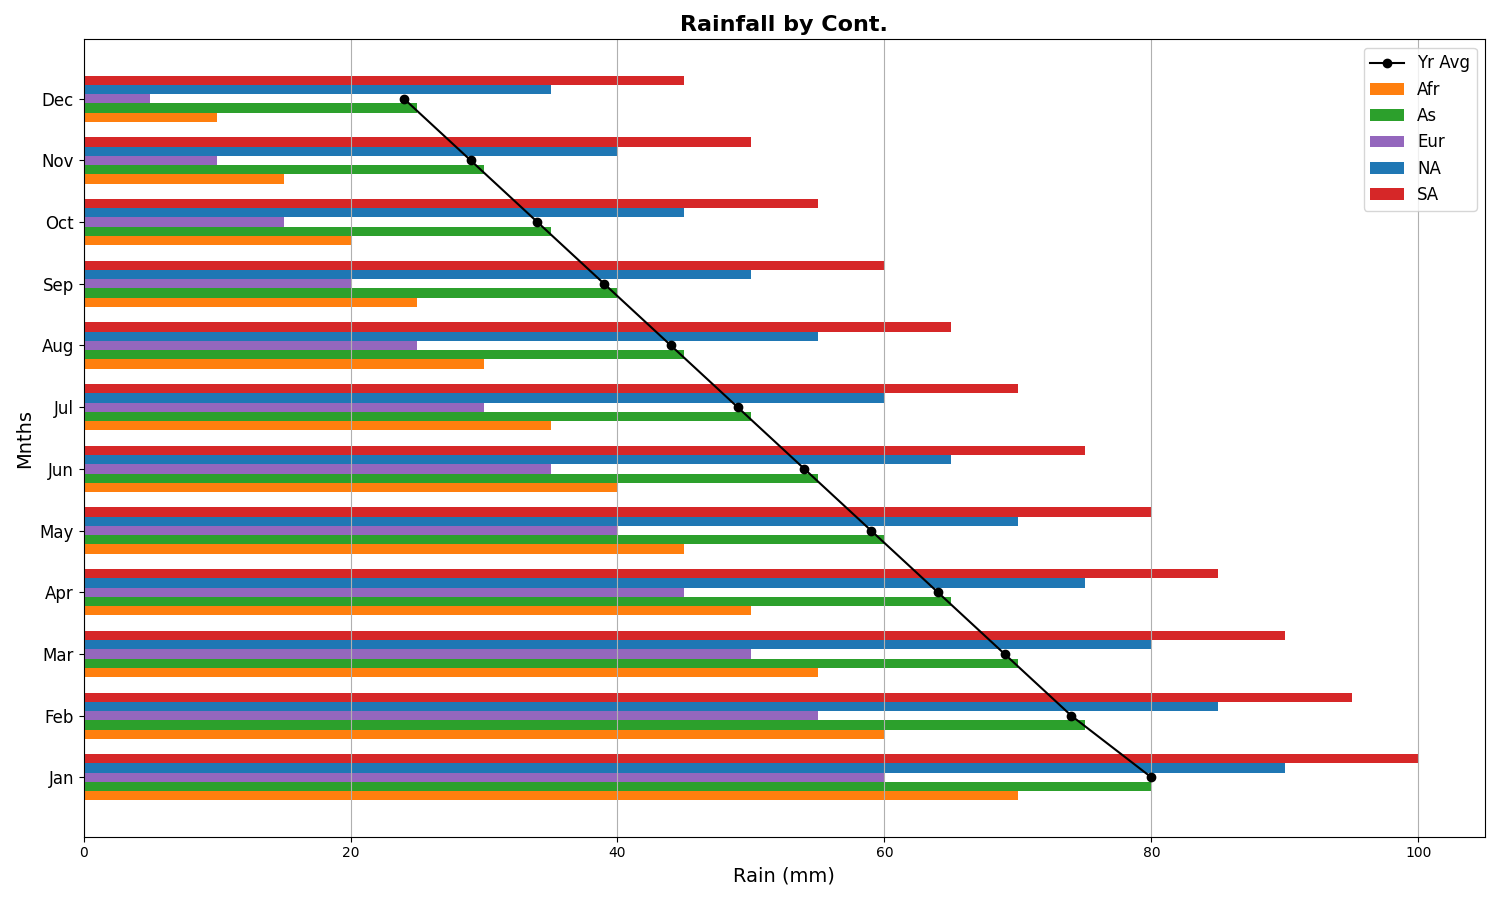

The Python source for this figure:
import numpy as np
import matplotlib.pyplot as plt

continents = ['Afr', 'As', 'Eur', 'NA', 'SA']
months = ['Jan', 'Feb', 'Mar', 'Apr', 'May', 'Jun', 'Jul', 'Aug', 'Sep', 'Oct', 'Nov', 'Dec']

rainfall_data = np.array([
    [70, 60, 55, 50, 45, 40, 35, 30, 25, 20, 15, 10],  # Africa
    [80, 75, 70, 65, 60, 55, 50, 45, 40, 35, 30, 25],  # Asia
    [60, 55, 50, 45, 40, 35, 30, 25, 20, 15, 10, 5],   # Europe
    [90, 85, 80, 75, 70, 65, 60, 55, 50, 45, 40, 35],  # North America
    [100, 95, 90, 85, 80, 75, 70, 65, 60, 55, 50, 45]  # South America
])

yearly_avg = rainfall_data.mean(axis=0)

fig, ax = plt.subplots(figsize=(15, 9))

colors = ['#ff7f0e', '#2ca02c', '#9467bd', '#1f77b4', '#d62728']

# Adjusting the horizontal bar chart
height = 0.15
y = np.arange(len(months))

for i, continent in enumerate(continents):
    ax.barh(y + height * i, rainfall_data[i], height, label=continent, color=colors[i])

ax.plot(yearly_avg, y + 2 * height, marker='o', color='black', label='Yr Avg', linestyle='-')

ax.set_ylabel('Mnths', fontsize=14)
ax.set_xlabel('Rain (mm)', fontsize=14)
ax.set_title('Rainfall by Cont.', fontsize=16, fontweight='bold')

ax.set_yticks(y + height * 2)
ax.set_yticklabels(months, fontsize=12)
ax.xaxis.grid(True)

ax.legend(loc='upper right', fontsize=12)

plt.tight_layout()
plt.show()
